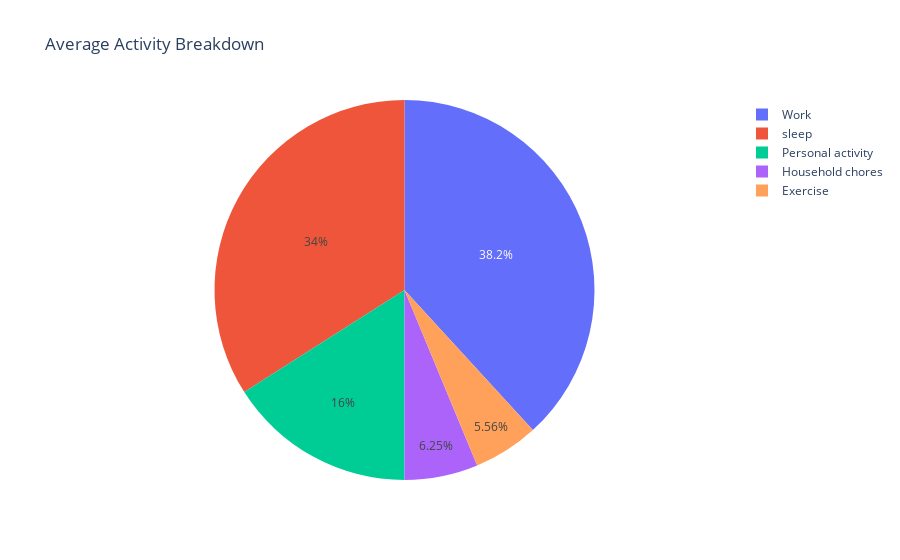

Notebook code for this chart:
### Code cell
fig = px.pie(total, values='average', names='activity', title='Average Activity Breakdown')
fig.show()

### Figure 1 — Plotly figure (JSON) as saved in the notebook; plotly's stock layout.template omitted (floating-point values rounded to 4 significant figures)
{"data": [{"domain": {"x": [0, 1], "y": [0, 1]}, "hovertemplate": "activity=%{label}<br>average=%{value}<extra></extra>", "labels": ["Work", "sleep", "Personal activity", "Household chores", "Exercise"], "legendgroup": "", "name": "", "showlegend": true, "type": "pie", "values": [0.3819, 0.3403, 0.1597, 0.0625, 0.05556]}], "layout": {"legend": {"tracegroupgap": 0}, "title": {"text": "Average Activity Breakdown"}}}
